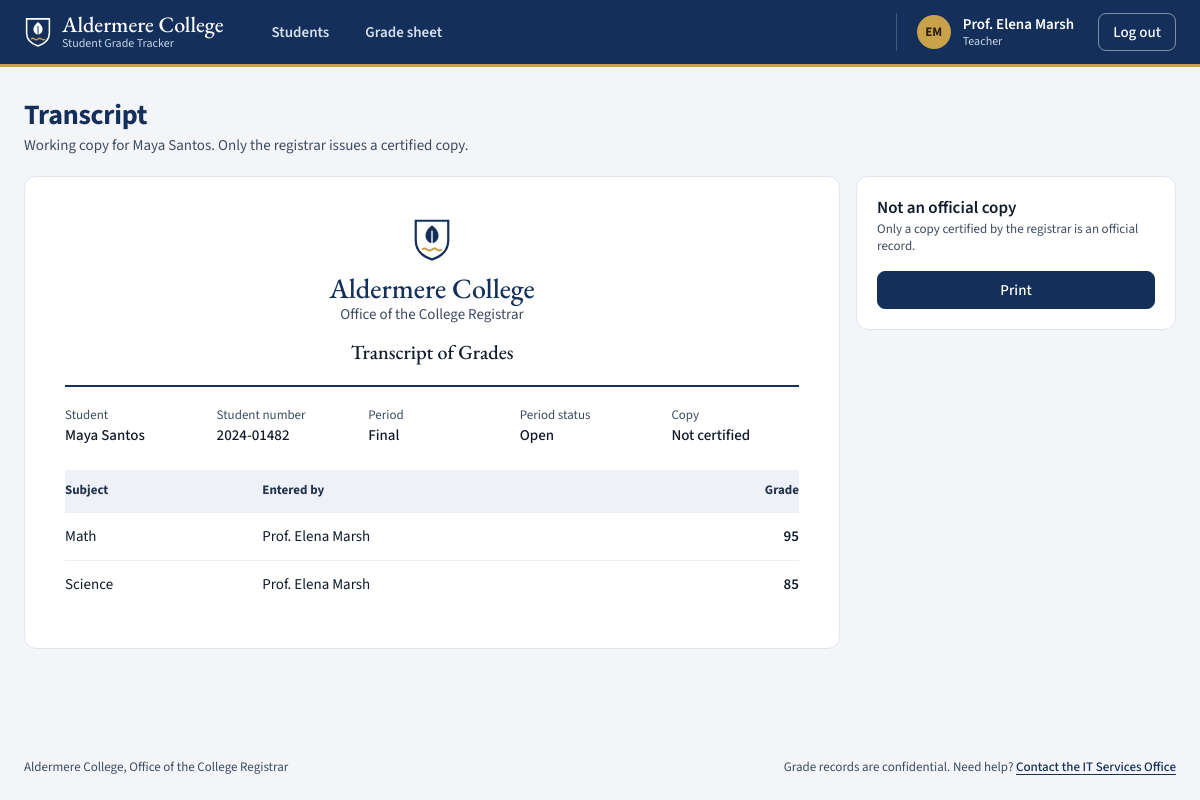
The page /transcript?student_id=2 (signed in) on the database as committed earlier.
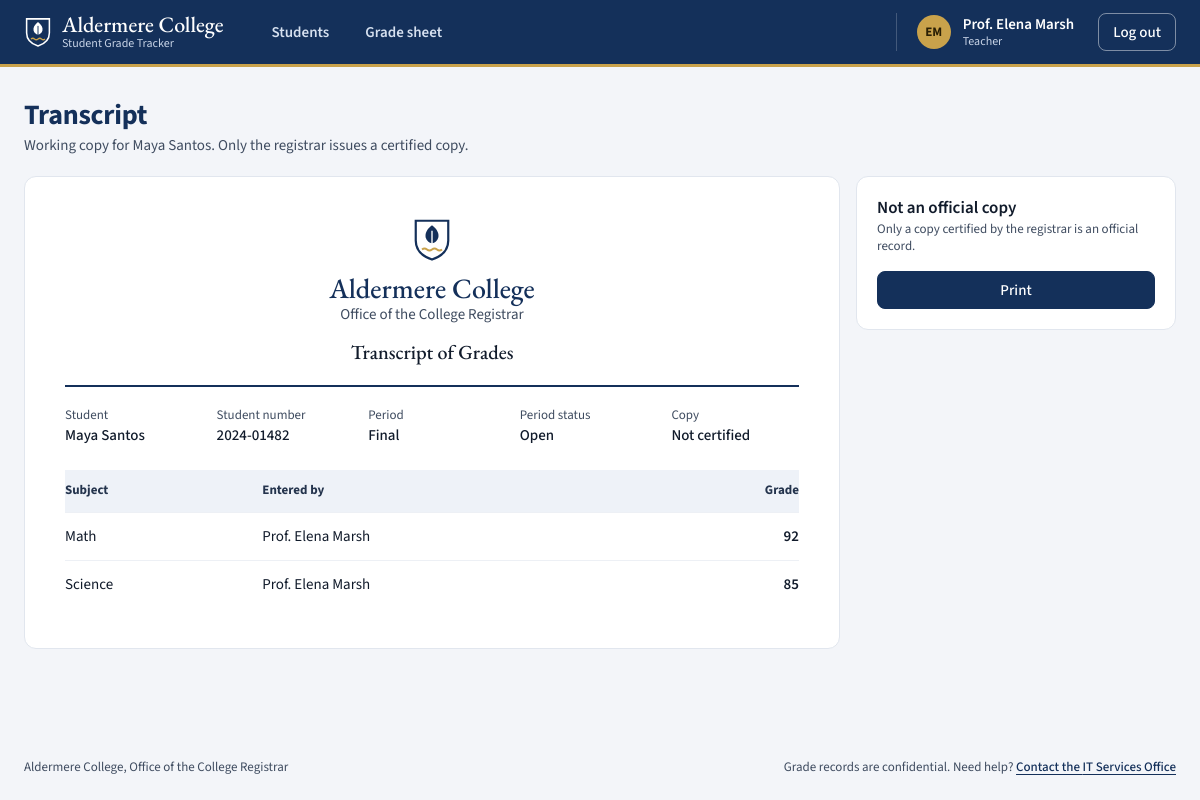
The same page on the database as committed later.
### tables this page shows
CREATE TABLE grades (
    id INTEGER PRIMARY KEY AUTOINCREMENT,
    student_id INTEGER NOT NULL,
    subject TEXT NOT NULL,
    grade INTEGER NOT NULL,
    updated_by TEXT NOT NULL,
    FOREIGN KEY (student_id) REFERENCES users(id)
);

### app.py (the view)
@app.route("/transcript")
def transcript():
    if "username" not in session:
        return redirect("/login")
    user = current_user()
    if not user:
        return redirect("/login")
    try:
        db = get_db()
        period = db.execute("SELECT * FROM grading_periods LIMIT 1").fetchone()
        if user["role"] == "student":
            grades = db.execute(
                GRADES_SELECT + " WHERE grades.student_id=?",
                (user["id"],),
            ).fetchall()
            return render_template("transcript.html", grades=grades, student_id=user["id"], period=period, certified=False)
        if user["role"] not in ("registrar", "academic_admin", "teacher"):
            return "Unauthorized", 403
        student_id = (request.args.get("student_id", "") or "").strip()
        if user["role"] == "teacher" and not student_id:
            return redirect("/grade-sheet")
        if student_id:
            if not valid_id(student_id):
                return "Invalid input.", 400
            grades = db.execute(
                GRADES_SELECT + " WHERE grades.student_id=?",
                (int(student_id),),
            ).fetchall()
            certified = user["role"] == "registrar"
            if certified:
                audit(user["id"], "TRANSCRIPT_GENERATE", f"Transcript for student {student_id} period {period['name']}")
            return render_template("transcript.html", grades=grades, student_id=student_id, period=period, certified=certified, single=True)
        grades = db.execute(GRADES_SELECT).fetchall()
        return render_template("transcript.html", grades=grades, student_id=student_id, period=period, certified=False)
    except Exception as e:
        logging.error(f"transcript failed user={user['username']} err={e}")
        return "An error occurred. Please try again.", 500

### app.py (called while the page is built, shortened)
@app.before_request
def check_csrf():
    if request.method != "POST":
        return None

def get_db():
    db = getattr(g, '_database', None)
    if db is None:
        db = g._database = sqlite3.connect(DATABASE)
        db.row_factory = sqlite3.Row
    return db

@app.teardown_appcontext
def close_connection(exception):
    db = getattr(g, '_database', None)
    if db is not None:
        db.close()

@app.context_processor
def shell_context():
    if "user_id" not in session:
        return {"pass_mark": PASS_MARK}
    try:
        db = get_db()
        shell_user = db.execute("SELECT full_name FROM users WHERE id=?", (session["user_id"],)).fetchone()
        period = db.execute("SELECT * FROM grading_periods LIMIT 1").fetchone()
        pending = db.execute("SELECT COUNT(*) FROM grade_change_requests WHERE status='pending'").fetchone()[0]
    except Exception as e:
        logging.error(f"shell context failed err={e}")
        return {"pass_mark": PASS_MARK}
    return {
        "pass_mark": PASS_MARK,
        "shell_period": period,
        "shell_pending": pending,
        "shell_name": (shell_user["full_name"] if shell_user else None) or session.get("username"),
    }

### templates/transcript.html (shortened to what this page needs)
{% extends 'base.html' %}
{% set single_student = certified or single or session.get('role') == 'student' %}
{% block content %}
{% import '_ui.html' as ui with context %}
<div class="title-row no-print">
    <div>
        <h1>{{ 'Transcript' if single_student else 'Transcripts' }}</h1>
        <p class="sub">
            {% if certified %}Certified copy for {{ grades[0]['student_name'] if grades else 'student ' ~ student_id }}.
            {% elif single_student and session.get('role') != 'student' %}Working copy for {{ grades[0]['student_name'] if grades else 'student ' ~ student_id }}. Only the registrar issues a certified copy.
            {% elif single_student %}Your own copy of this period's grades.
            {% else %}Every grade on the record for this period.{% endif %}
        </p>
    </div>
</div>
<div{% if single_student %} class="split"{% endif %}>
<article class="sheet" aria-labelledby="sheet-title">
    <header class="sheet-head">
        <p class="sheet-college">{{ ui.COLLEGE }}</p>
        <p class="sheet-office">{{ ui.OFFICE }}</p>
        <h2 id="sheet-title">Transcript of Grades</h2>
    </header>
    <dl class="sheet-facts">
        {% if single_student %}
        <div><dt>Student</dt><dd>{{ grades[0]['student_name'] if grades else 'Student ' ~ student_id }}</dd></div>
        {% if grades and grades[0]['student_no'] %}<div><dt>Student number</dt><dd>{{ grades[0]['student_no'] }}</dd></div>{% endif %}
        {% endif %}
        <div><dt>Period</dt><dd>{{ period['name'] }}</dd></div>
        <div><dt>Period status</dt><dd>{{ period['status']|capitalize }}</dd></div>
        <div><dt>Copy</dt><dd>{{ 'Certified' if certified else 'Not certified' }}</dd></div>
    </dl>
    {% if grades %}
    <table class="ledger ledger-sheet">
        <thead>
            <tr>
                <th scope="col">Subject</th>
                <th scope="col">Entered by</th>
                <th scope="col" class="num">Grade</th>
            </tr>
        </thead>
        <tbody>
            {% for g in grades %}
            <tr>
                <td class="{{ 'c-main' if single_student else 'c-by' }}">{{ g['subject'] }}<span class="line-two phone-only">{{ g['updated_by'] }}</span></td>
                <td class="c-by">{{ g['updated_by'] }}</td>
                <td class="num c-grade"><span class="grade">{{ g['grade'] }}</span></td>
            </tr>
            {% endfor %}
        </tbody>
    </table>
    {% else %}
    <p class="empty">No grades on the record.</p>
    {% endif %}
</article>
{% if single_student %}
<aside class="panel no-print" aria-labelledby="print-title">
    <h2 id="print-title">{{ 'Official copy' if certified else 'Not an official copy' }}</h2>
    <p class="meta panel-sub">{% if certified %}Print it or save it as a PDF. Only the sheet goes on the page.{% else %}Only a copy certified by the registrar is an official record.{% endif %}</p>
    <button type="button" class="btn btn-primary btn-wide" data-print>Print</button>
</aside>
{% endif %}
</div>
{% endblock %}

Rows that differ between the two databases and show on the page:
changed grades "Math": grade "95" → "92"
